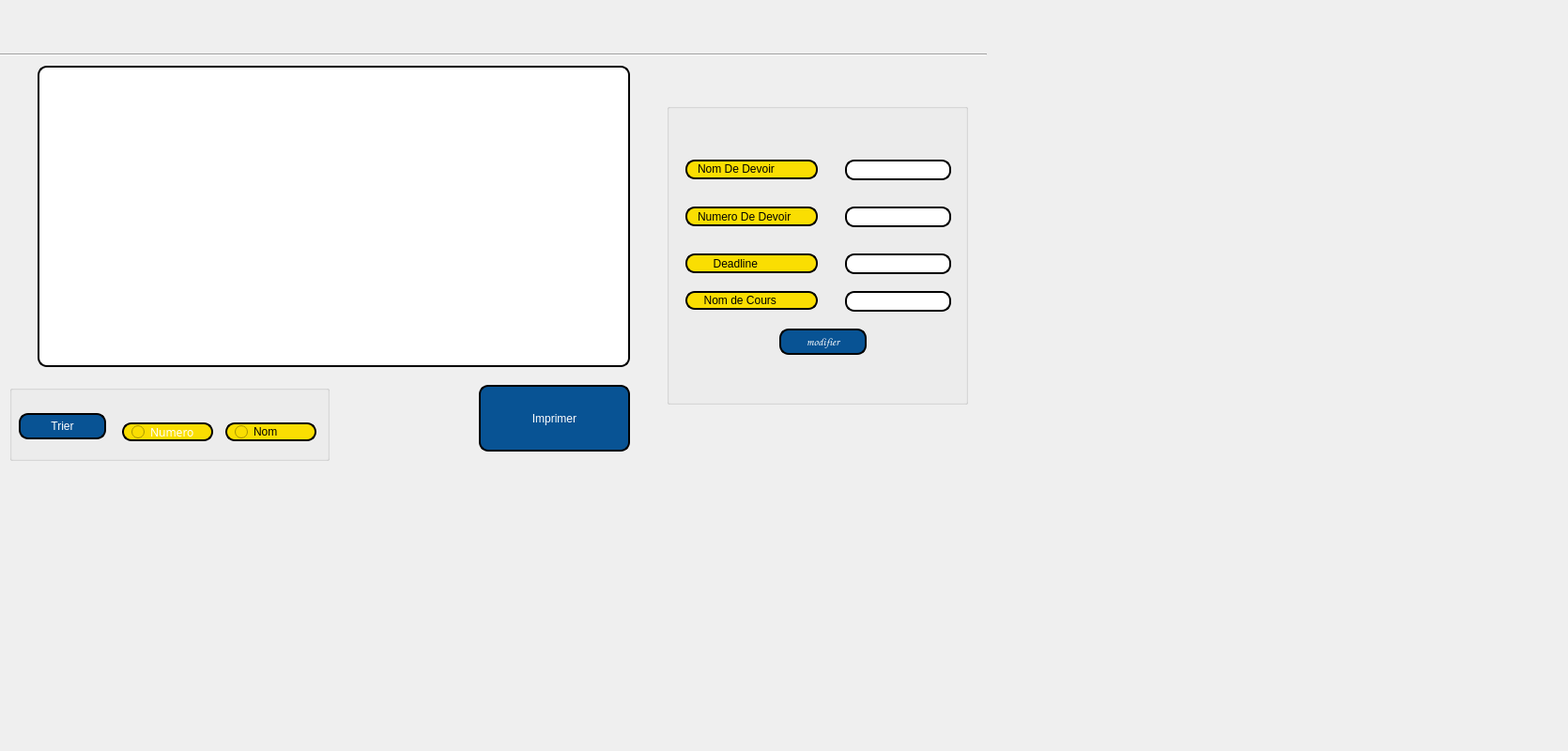
     <widget class="QWidget" name="tab_7">
      <attribute name="title">
       <string>Consulter</string>
      </attribute>
      <widget class="Line" name="line_2">
       <property name="geometry">
        <rect>
         <x>0</x>
         <y>50</y>
         <width>1051</width>
         <height>16</height>
        </rect>
       </property>
       <property name="orientation">
        <enum>Qt::Horizontal</enum>
       </property>
      </widget>
      <widget class="QTableView" name="coursView_2">
       <property name="geometry">
        <rect>
         <x>40</x>
         <y>70</y>
         <width>631</width>
         <height>321</height>
        </rect>
       </property>
       <property name="styleSheet">
        <string notr="true">border: 2px solid black;
border-radius: 10px;
padding: 0 8px;
background: white;
selection-background-color: gray;
</string>
       </property>
      </widget>
      <widget class="QPushButton" name="trier_cours_2">
       <property name="geometry">
        <rect>
         <x>20</x>
         <y>440</y>
         <width>93</width>
         <height>28</height>
        </rect>
       </property>
       <property name="styleSheet">
        <string notr="true">border: 2px solid black;
border-radius: 10px;
padding: 0 8px;
color: rgb(255, 255, 255);
background:#085394	;
font: bold, &quot;Comic Sans MS&quot;;
</string>
       </property>
       <property name="text">
        <string>Trier</string>
       </property>
      </widget>
      <widget class="QRadioButton" name="radioButton_numero_2">
       <property name="geometry">
        <rect>
         <x>130</x>
         <y>450</y>
         <width>97</width>
         <height>20</height>
        </rect>
       </property>
       <property name="styleSheet">
        <string notr="true">border: 2px solid black;
font: 75 8pt &quot;MS Shell Dlg 2&quot;;
border-radius: 10px;
padding: 0 8px;
background: #fade02;
font: bold, &quot;Comic Sans MS&quot;;;
text-align:center;
text-align: center;
color:white;
font-family: Arial Black;</string>
       </property>
       <property name="text">
        <string>Numero</string>
       </property>
      </widget>
      <widget class="QRadioButton" name="radioButton_nom_2">
       <property name="geometry">
        <rect>
         <x>240</x>
         <y>450</y>
         <width>97</width>
         <height>20</height>
        </rect>
       </property>
       <property name="styleSheet">
        <string notr="true">border: 2px solid black;
font: 75 8pt &quot;MS Shell Dlg 2&quot;;
border-radius: 10px;
padding: 0 8px;
background: #fade02;
font: bold, &quot;Comic Sans MS&quot;;;
text-align:center;
</string>
       </property>
       <property name="text">
        <string>Nom </string>
       </property>
      </widget>
      <widget class="QPushButton" name="imprimer_devoirs">
       <property name="geometry">
        <rect>
         <x>510</x>
         <y>410</y>
         <width>161</width>
         <height>71</height>
        </rect>
       </property>
       <property name="styleSheet">
        <string notr="true">border: 2px solid black;
border-radius: 10px;
padding: 0 8px;
color: rgb(255, 255, 255);
background:#085394	;
font: bold, &quot;Comic Sans MS&quot;;
</string>
       </property>
       <property name="text">
        <string>Imprimer</string>
       </property>
      </widget>
      <widget class="QLabel" name="logo_2">
       <property name="geometry">
        <rect>
         <x>920</x>
         <y>420</y>
         <width>121</width>
         <height>81</height>
        </rect>
       </property>
       <property name="text">
        <string/>
       </property>
      </widget>
      <widget class="QLineEdit" name="nomC_modif">
       <property name="geometry">
        <rect>
         <x>900</x>
         <y>310</y>
         <width>113</width>
         <height>22</height>
        </rect>
       </property>
       <property name="styleSheet">
        <string notr="true">border: 2px solid black;
border-radius: 10px;
padding: 0 8px;
background: white;
selection-background-color: gray;
</string>
       </property>
      </widget>
      <widget class="QPushButton" name="modifier">
       <property name="geometry">
        <rect>
         <x>830</x>
         <y>350</y>
         <width>93</width>
         <height>28</height>
        </rect>
       </property>
       <property name="font">
        <font>
         <family>Comic Sans MS</family>
         <weight>75</weight>
         <italic>false</italic>
         <bold>true</bold>
        </font>
       </property>
       <property name="styleSheet">
        <string notr="true">border: 2px solid black;
border-radius: 10px;
padding: 0 8px;
color: rgb(255, 255, 255);
background:#085394	;
font: bold, &quot;Comic Sans MS&quot;;
</string>
       </property>
       <property name="text">
        <string>modifier</string>
       </property>
      </widget>
      <widget class="QLabel" name="nomC_3">
       <property name="geometry">
        <rect>
         <x>730</x>
         <y>310</y>
         <width>141</width>
         <height>20</height>
        </rect>
       </property>
       <property name="styleSheet">
        <string notr="true">border: 2px solid black;
font: 75 8pt &quot;MS Shell Dlg 2&quot;;
border-radius: 10px;
padding: 0 8px;
background: #fade02;
font: bold, &quot;Comic Sans MS&quot;;;
text-align:center;
</string>
       </property>
       <property name="text">
        <string>  Nom de Cours </string>
       </property>
      </widget>
      <widget class="QLineEdit" name="deadline_modif">
       <property name="geometry">
        <rect>
         <x>900</x>
         <y>270</y>
         <width>113</width>
         <height>22</height>
        </rect>
       </property>
       <property name="styleSheet">
        <string notr="true">border: 2px solid black;
border-radius: 10px;
padding: 0 8px;
background: white;
selection-background-color: gray;
</string>
       </property>
      </widget>
      <widget class="QLabel" name="deadline_2">
       <property name="geometry">
        <rect>
         <x>730</x>
         <y>270</y>
         <width>141</width>
         <height>21</height>
        </rect>
       </property>
       <property name="styleSheet">
        <string notr="true">border: 2px solid black;
font: 75 8pt &quot;MS Shell Dlg 2&quot;;
border-radius: 10px;
padding: 0 8px;
background: #fade02;
font: bold, &quot;Comic Sans MS&quot;;;
text-align:center;
</string>
       </property>
       <property name="text">
        <string>     Deadline</string>
       </property>
      </widget>
      <widget class="QLineEdit" name="numD_modif">
       <property name="geometry">
        <rect>
         <x>900</x>
         <y>220</y>
         <width>113</width>
         <height>22</height>
        </rect>
       </property>
       <property name="styleSheet">
        <string notr="true">border: 2px solid black;
border-radius: 10px;
padding: 0 8px;
background: white;
selection-background-color: gray;
</string>
       </property>
      </widget>
      <widget class="QLabel" name="numD_2">
       <property name="geometry">
        <rect>
         <x>730</x>
         <y>220</y>
         <width>141</width>
         <height>21</height>
        </rect>
       </property>
       <property name="styleSheet">
        <string notr="true">border: 2px solid black;
font: 75 8pt &quot;MS Shell Dlg 2&quot;;
border-radius: 10px;
padding: 0 8px;
background: #fade02;
font: bold, &quot;Comic Sans MS&quot;;;
text-align:center;
</string>
       </property>
       <property name="text">
        <string>Numero De Devoir</string>
       </property>
      </widget>
      <widget class="QLineEdit" name="nomD_modif">
       <property name="geometry">
        <rect>
         <x>900</x>
         <y>170</y>
         <width>113</width>
         <height>22</height>
        </rect>
       </property>
       <property name="styleSheet">
        <string notr="true">border: 2px solid black;
border-radius: 10px;
padding: 0 8px;
background: white;
selection-background-color: gray;
</string>
       </property>
      </widget>
      <widget class="QLabel" name="nomD_2">
       <property name="geometry">
        <rect>
         <x>730</x>
         <y>170</y>
         <width>141</width>
         <height>21</height>
        </rect>
       </property>
       <property name="palette">
        <palette>
         <active>
          <colorrole role="WindowText">
           <brush brushstyle="SolidPattern">
            <color alpha="255">
             <red>0</red>
             <green>0</green>
             <blue>0</blue>
            </color>
           </brush>
          </colorrole>
          <colorrole role="Button">
           <brush brushstyle="SolidPattern">
            <color alpha="255">
             <red>250</red>
             <green>222</green>
             <blue>2</blue>
            </color>
           </brush>
          </colorrole>
          <colorrole role="Text">
           <brush brushstyle="SolidPattern">
            <color alpha="255">
             <red>0</red>
             <green>0</green>
             <blue>0</blue>
            </color>
           </brush>
          </colorrole>
          <colorrole role="ButtonText">
           <brush brushstyle="SolidPattern">
            <color alpha="255">
             <red>0</red>
             <green>0</green>
             <blue>0</blue>
            </color>
           </brush>
          </colorrole>
          <colorrole role="Base">
           <brush brushstyle="SolidPattern">
            <color alpha="255">
             <red>250</red>
             <green>222</green>
             <blue>2</blue>
            </color>
           </brush>
          </colorrole>
          <colorrole role="Window">
           <brush brushstyle="SolidPattern">
            <color alpha="255">
             <red>250</red>
             <green>222</green>
             <blue>2</blue>
            </color>
           </brush>
          </colorrole>
          <colorrole role="PlaceholderText">
           <brush brushstyle="NoBrush">
            <color alpha="128">
             <red>0</red>
             <green>0</green>
             <blue>0</blue>
            </color>
           </brush>
          </colorrole>
         </active>
         <inactive>
          <colorrole role="WindowText">
           <brush brushstyle="SolidPattern">
            <color alpha="255">
             <red>0</red>
             <green>0</green>
             <blue>0</blue>
            </color>
           </brush>
          </colorrole>
          <colorrole role="Button">
           <brush brushstyle="SolidPattern">
            <color alpha="255">
             <red>250</red>
             <green>222</green>
             <blue>2</blue>
            </color>
           </brush>
          </colorrole>
          <colorrole role="Text">
           <brush brushstyle="SolidPattern">
            <color alpha="255">
             <red>0</red>
             <green>0</green>
             <blue>0</blue>
            </color>
           </brush>
          </colorrole>
          <colorrole role="ButtonText">
           <brush brushstyle="SolidPattern">
            <color alpha="255">
             <red>0</red>
             <green>0</green>
             <blue>0</blue>
            </color>
           </brush>
          </colorrole>
          <colorrole role="Base">
           <brush brushstyle="SolidPattern">
            <color alpha="255">
             <red>250</red>
             <green>222</green>
             <blue>2</blue>
            </color>
           </brush>
          </colorrole>
          <colorrole role="Window">
           <brush brushstyle="SolidPattern">
            <color alpha="255">
             <red>250</red>
             <green>222</green>
             <blue>2</blue>
            </color>
           </brush>
          </colorrole>
          <colorrole role="PlaceholderText">
           <brush brushstyle="NoBrush">
            <color alpha="128">
             <red>0</red>
             <green>0</green>
             <blue>0</blue>
            </color>
           </brush>
          </colorrole>
         </inactive>
         <disabled>
          <colorrole role="WindowText">
           <brush brushstyle="SolidPattern">
            <color alpha="255">
             <red>0</red>
             <green>0</green>
             <blue>0</blue>
            </color>
           </brush>
          </colorrole>
          <colorrole role="Button">
           <brush brushstyle="SolidPattern">
            <color alpha="255">
             <red>250</red>
             <green>222</green>
             <blue>2</blue>
            </color>
           </brush>
          </colorrole>
          <colorrole role="Text">
           <brush brushstyle="SolidPattern">
            <color alpha="255">
             <red>0</red>
             <green>0</green>
             <blue>0</blue>
            </color>
           </brush>
          </colorrole>
          <colorrole role="ButtonText">
           <brush brushstyle="SolidPattern">
            <color alpha="255">
             <red>0</red>
             <green>0</green>
             <blue>0</blue>
            </color>
           </brush>
          </colorrole>
          <colorrole role="Base">
           <brush brushstyle="SolidPattern">
            <color alpha="255">
             <red>250</red>
             <green>222</green>
             <blue>2</blue>
            </color>
           </brush>
          </colorrole>
          <colorrole role="Window">
           <brush brushstyle="SolidPattern">
            <color alpha="255">
             <red>250</red>
             <green>222</green>
             <blue>2</blue>
            </color>
           </brush>
          </colorrole>
          <colorrole role="PlaceholderText">
           <brush brushstyle="NoBrush">
            <color alpha="128">
             <red>0</red>
             <green>0</green>
             <blue>0</blue>
            </color>
           </brush>
          </colorrole>
         </disabled>
        </palette>
       </property>
       <property name="mouseTracking">
        <bool>false</bool>
       </property>
       <property name="focusPolicy">
        <enum>Qt::ClickFocus</enum>
       </property>
       <property name="contextMenuPolicy">
        <enum>Qt::PreventContextMenu</enum>
       </property>
       <property name="styleSheet">
        <string notr="true">border: 2px solid black;
font: 75 8pt &quot;MS Shell Dlg 2&quot;;
border-radius: 10px;
padding: 0 8px;
background: #fade02;
font: bold, &quot;Comic Sans MS&quot;;;
text-align:center;
</string>
       </property>
       <property name="text">
        <string>Nom De Devoir</string>
       </property>
      </widget>
      <widget class="QLabel" name="background_2">
       <property name="geometry">
        <rect>
         <x>-10</x>
         <y>0</y>
         <width>1661</width>
         <height>791</height>
        </rect>
       </property>
       <property name="text">
        <string/>
       </property>
      </widget>
      <widget class="QGroupBox" name="groupBox_4">
       <property name="geometry">
        <rect>
         <x>710</x>
         <y>110</y>
         <width>321</width>
         <height>321</height>
        </rect>
       </property>
       <property name="title">
        <string/>
       </property>
      </widget>
      <widget class="QGroupBox" name="groupBox_8">
       <property name="geometry">
        <rect>
         <x>10</x>
         <y>410</y>
         <width>341</width>
         <height>81</height>
        </rect>
       </property>
       <property name="title">
        <string/>
       </property>
      </widget>
      <zorder>groupBox_8</zorder>
      <zorder>groupBox_4</zorder>
      <zorder>background_2</zorder>
      <zorder>line_2</zorder>
      <zorder>coursView_2</zorder>
      <zorder>trier_cours_2</zorder>
      <zorder>radioButton_numero_2</zorder>
      <zorder>radioButton_nom_2</zorder>
      <zorder>imprimer_devoirs</zorder>
      <zorder>logo_2</zorder>
      <zorder>nomC_modif</zorder>
      <zorder>modifier</zorder>
      <zorder>nomC_3</zorder>
      <zorder>deadline_modif</zorder>
      <zorder>deadline_2</zorder>
      <zorder>numD_modif</zorder>
      <zorder>numD_2</zorder>
      <zorder>nomD_modif</zorder>
      <zorder>nomD_2</zorder>
     </widget>
